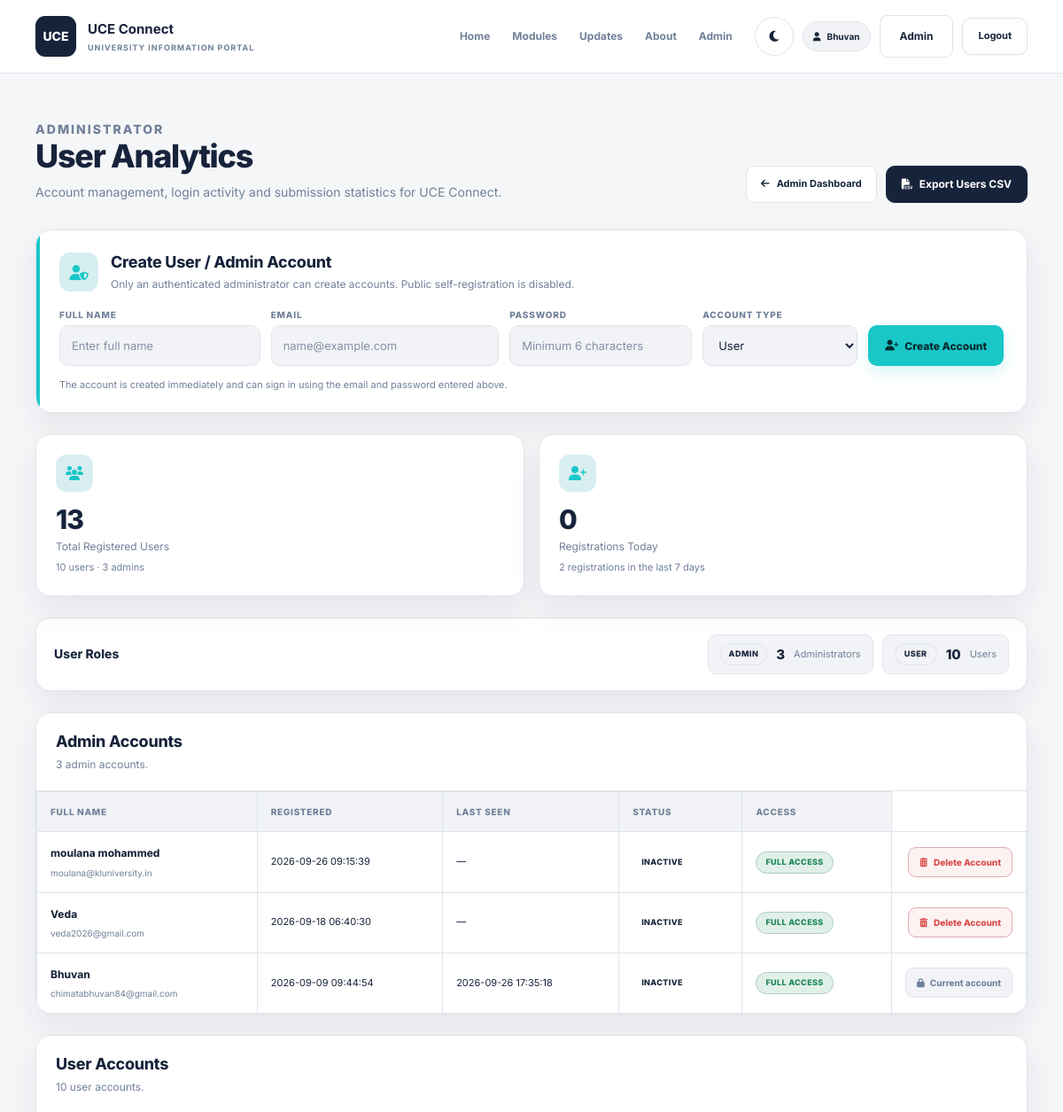
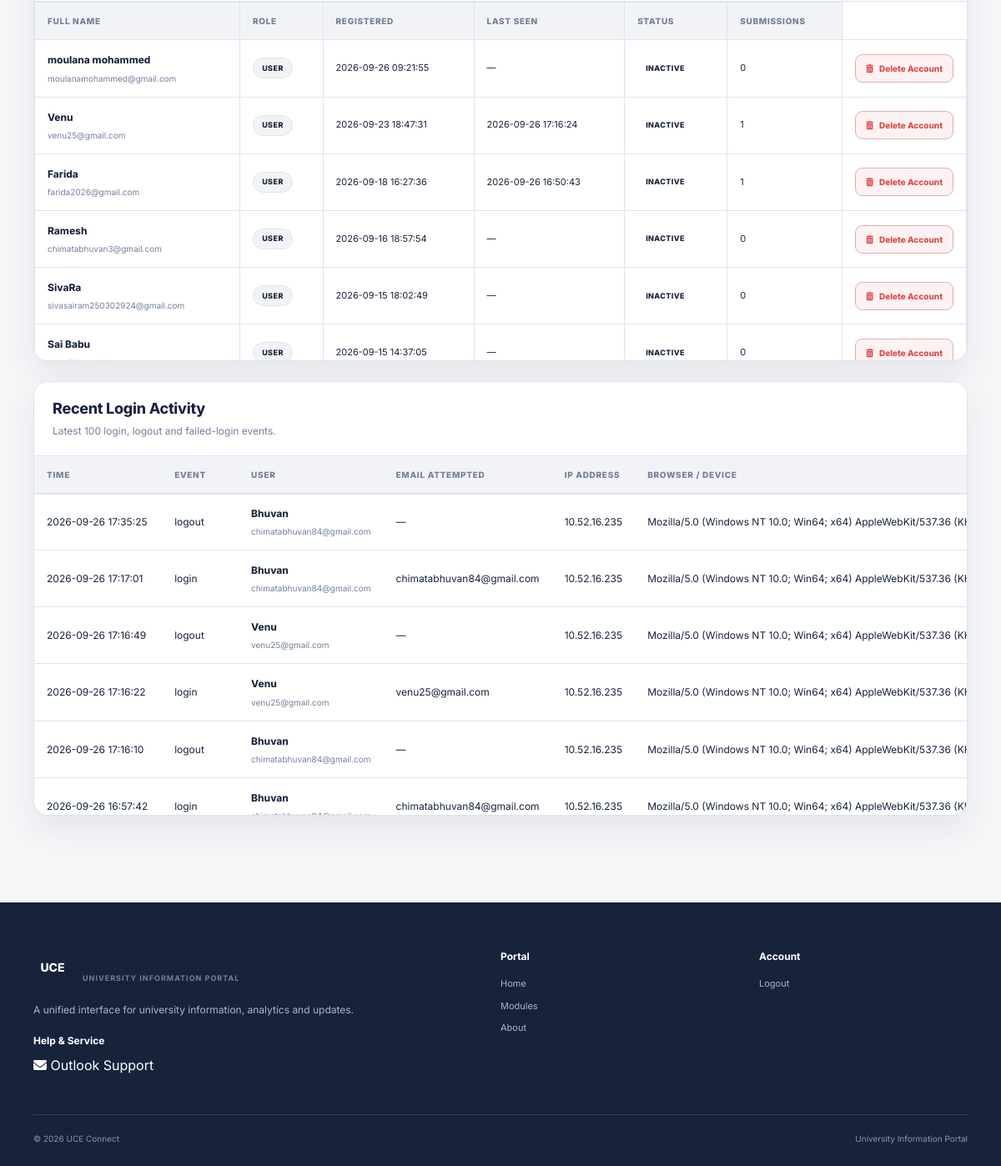
/admin/users (signed in), run on an earlier commit of the app's database (2 pictures, top to bottom).
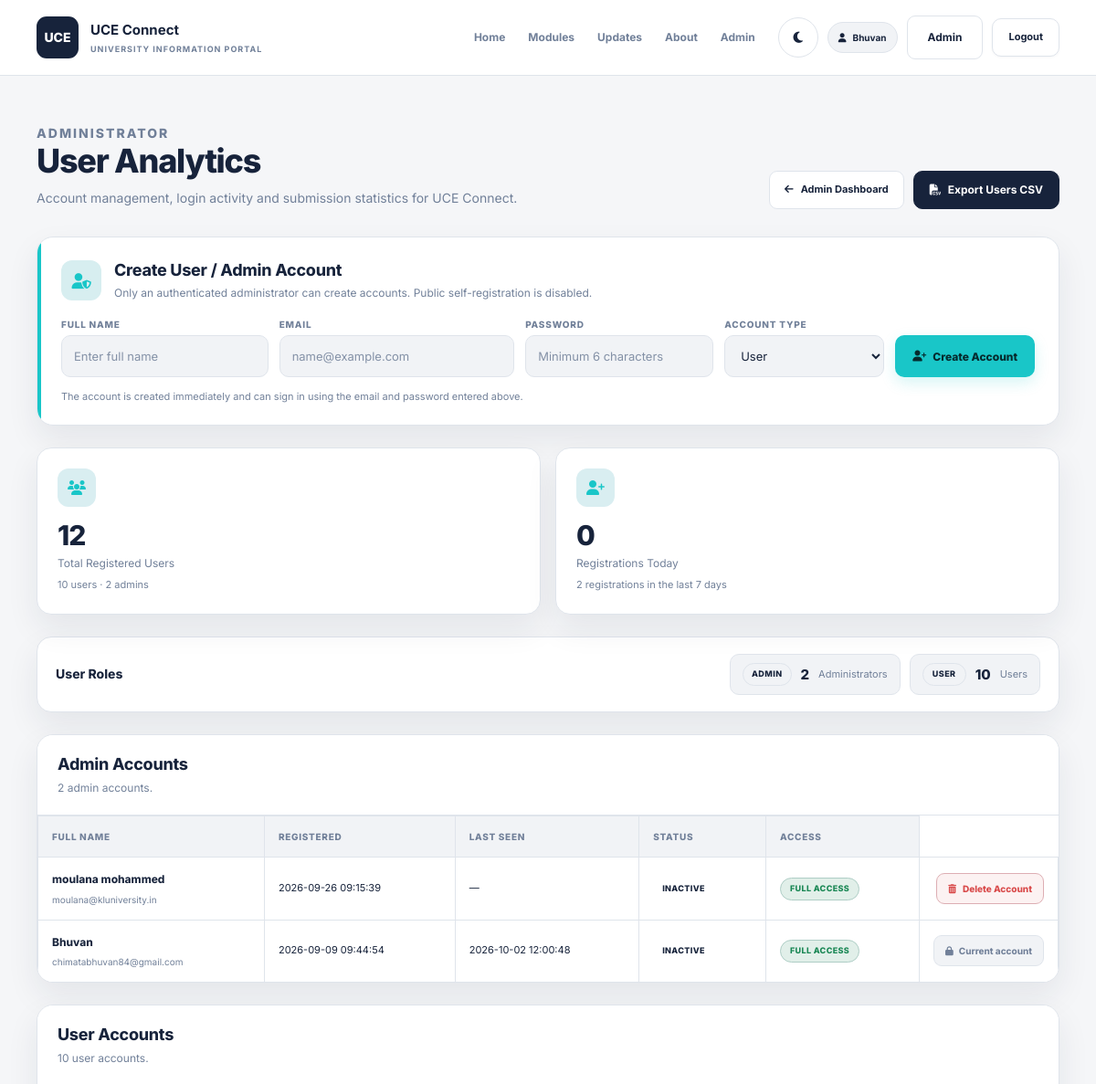
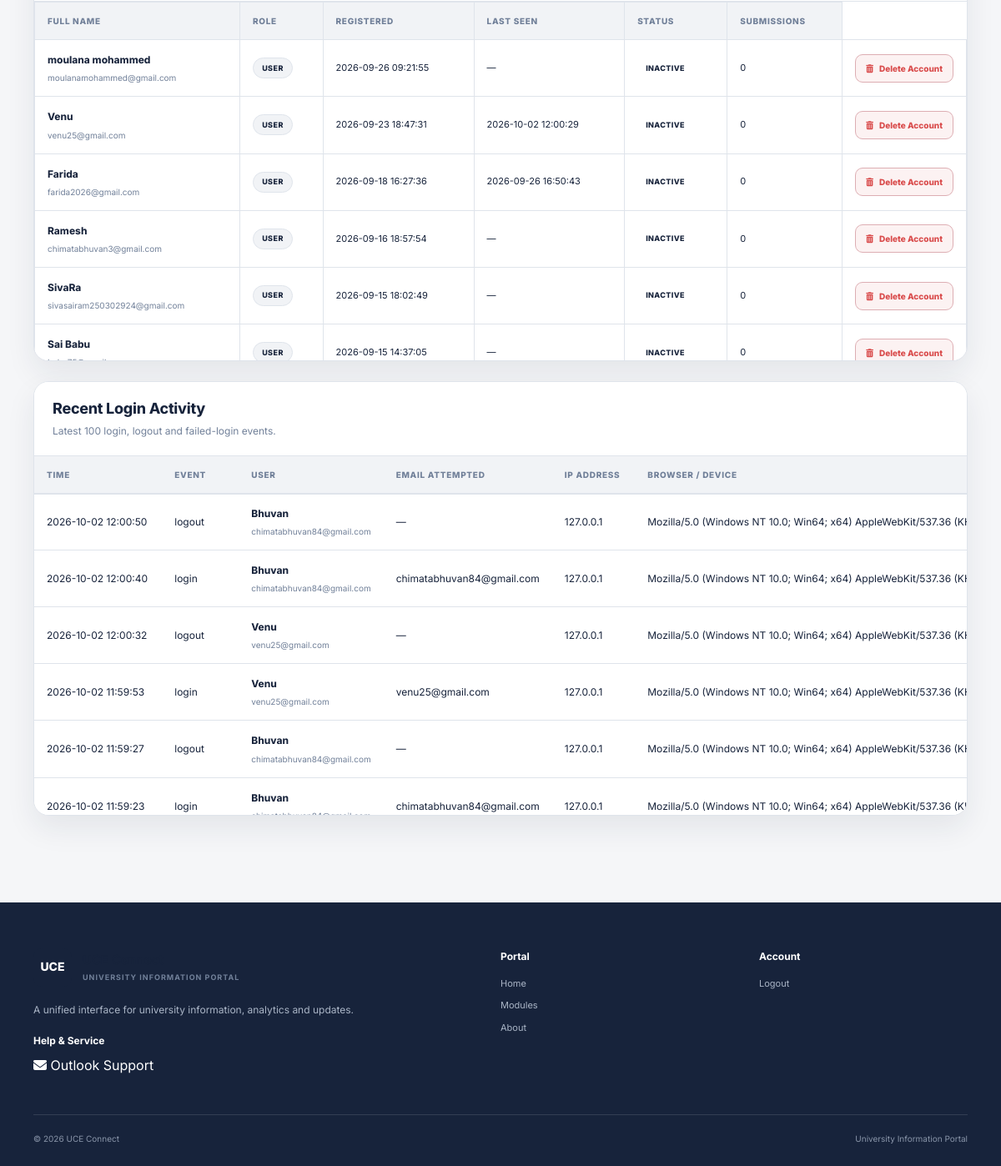
And on a later commit of the database (2 pictures, top to bottom).
### tables this page shows
CREATE TABLE users (

    id INTEGER PRIMARY KEY AUTOINCREMENT,

    name TEXT NOT NULL,

    email TEXT NOT NULL
        UNIQUE COLLATE NOCASE,

    password_hash TEXT NOT NULL,

    role TEXT NOT NULL
        CHECK(role IN ('user', 'admin')),

    created_at TEXT NOT NULL
        DEFAULT CURRENT_TIMESTAMP
, updated_at TIMESTAMP, "last_login_at" TIMESTAMP, "last_seen_at" TIMESTAMP);

CREATE TABLE login_activity (
            id INTEGER PRIMARY KEY AUTOINCREMENT,

            user_id INTEGER,

            event_type TEXT NOT NULL
                CHECK(event_type IN (
                    'login',
                    'logout',
                    'failed_login'
                )),

            event_time TIMESTAMP
                DEFAULT CURRENT_TIMESTAMP,

            email_attempted TEXT,

            ip_address TEXT,

            user_agent TEXT,

            FOREIGN KEY(user_id)
                REFERENCES users(id)
                ON DELETE CASCADE
        );

### routes/main.py (the view)
@main_bp.route("/admin/users")
@admin_required
def admin_users():
    analytics = get_user_analytics()
    return render_template(
        "admin_users.html",
        **analytics,
    )

### app.py (called while the page is built, shortened)
def _same_origin_state_change_guard():
    if request.method not in {"POST", "PUT", "PATCH", "DELETE"}:
        return

### database/db.py (called while the page is built, shortened)
def using_postgres():
    return bool(str(getattr(Config, "DATABASE_URL", "") or "").strip())

def get_connection():
    database_path = Path(Config.DATABASE_PATH)
    database_path.parent.mkdir(parents=True, exist_ok=True)
    raw = sqlite3.connect(
        str(database_path),
        timeout=30,
        check_same_thread=False,
    )
    raw.row_factory = sqlite3.Row
    raw.execute("PRAGMA foreign_keys = ON")
    raw.execute("PRAGMA journal_mode = WAL")
    raw.execute("PRAGMA synchronous = NORMAL")
    raw.execute("PRAGMA busy_timeout = 30000")
    return _DatabaseConnection(raw, "sqlite")

def _is_postgres(connection):
    return getattr(connection, "backend", "sqlite") == "postgres"

def _analytics_count(connection, sql, params=()):
    row = connection.execute(sql, params).fetchone()
    return int(row["total"] or 0)

    def execute(self, sql, params=None):
        if self.backend == "postgres":
            sql = self._translate_sql(sql)
        if params is None:
            return self._raw.execute(sql)
        return self._raw.execute(sql, params)

### templates/admin_users.html (shortened to what the changed rows need)
{% extends "base.html" %}
{% block content %}
<section class="user-analytics-page">
<div class="container">
    <div class="analytics-header">
        <div>
            <h1>
                User Analytics
            </h1>
        </div>
    </div>
    <section id="create-account" class="create-account-panel">
        <div class="create-account-heading">
            <div>
                <h2>Create User / Admin Account</h2>
            </div>
        </div>
    </section>
    <div class="analytics-stat-grid analytics-summary-grid">
        <div class="analytics-stat">
            <div class="icon">
                <i class="fa-solid fa-users"></i>
            </div>
            <strong>
                {{ "{:,}".format(stats.total_users) }}
            </strong>
            <span>
                Total Registered Users
            </span>
            <small>
                {{ stats.total_normal_users }}
                users ·
                {{ stats.total_admins }}
                admins
            </small>
        </div>
    </div>
    <div class="role-summary">
        <div class="role-summary-items">
            <div class="role-summary-item">
                <span class="role-badge">
                    ADMIN
                </span>
                <strong>
                    {{ stats.total_admins }}
                </strong>
                <span>
                    Administrators
                </span>
            </div>
        </div>
    </div>
    {% set admin_users =
        users
        | selectattr('role', 'equalto', 'admin')
        | list
    %}
    {% set normal_users =
        users
        | selectattr('role', 'equalto', 'user')
        | list
    %}
    <section
        id="admin-accounts"
        class="analytics-panel table-panel"
        style="margin-bottom:24px;"
    >
        <div class="table-panel-header">
            <div>
                <h2>
                    Admin Accounts
                </h2>
                <p
                    class="panel-subtitle"
                    style="margin-bottom:0;"
                >
                    {{ admin_users|length }}
                    admin account{{ '' if admin_users|length == 1 else 's' }}.
                </p>
            </div>
        </div>
        {% if admin_users %}
        <div class="table-wrapper role-table-scroll">
            <table class="analytics-table">
                <thead>
                    <tr>
                        <th>Full Name</th>
                        <th>Registered</th>
                        <th>Last Seen</th>
                        <th>Status</th>
                        <th>Access</th>
                    </tr>
                </thead>
                <tbody>
                {% for user in admin_users %}
                    <tr>
                        <td>
                            <div class="user-name">
                                {{ user.name }}
                            </div>
                            <div class="user-email">
                                {{ user.email }}
                            </div>
                        </td>
                        <td>
                            {{ user.created_at or "—" }}
                        </td>
                        <td>
                            {{ user.last_seen_at or "—" }}
                        </td>
                        <td>
                            {% if user.is_active %}
                                <span class="status-badge status-online">
                                    Online
                                </span>
                            {% else %}
                                <span class="status-badge status-offline">
                                    Inactive
                                </span>
                            {% endif %}
                        </td>
                        <td>
                            <span class="status-badge status-online">
                                Full Access
                            </span>
                        </td>
                        <td class="account-actions-cell">
                            {% if user.id == session.get('user_id') %}
                                <span
                                    class="delete-account-disabled"
                                    title="You cannot delete the administrator account you are currently using."
                                >
                                    <i class="fa-solid fa-lock"></i>
                                    Current account
                                </span>
                            {% else %}
                                <form
                                    class="delete-account-form"
                                    method="POST"
                                    action="{{ url_for('main.admin_delete_user', user_id=user.id) }}"
                                    onsubmit="return confirm('Delete the administrator account for {{ user.name|e }}? This action cannot be undone.');"
                                >
                                    <button
                                        class="delete-account-button"
                                        type="submit"
                                        title="Delete administrator account"
                                    >
                                        <i class="fa-solid fa-trash-can"></i>
                                        Delete Account
                                    </button>
                                </form>
                            {% endif %}
                        </td>
                    </tr>
                {% endfor %}
                </tbody>
            </table>
        </div>
        {% else %}
            <div class="empty-state">
                No administrator accounts are registered.
            </div>
        {% endif %}
    </section>
    <section
        class="analytics-panel table-panel"
        style="margin-bottom:24px;"
    >
        <div class="table-panel-header">
            <div>
                <h2>
                    User Accounts
                </h2>
            </div>
        </div>
        {% if normal_users %}
        <div class="table-wrapper role-table-scroll">
            <table class="analytics-table">
                <thead>
                    <tr>
                        <th>Full Name</th>
                        <th>Role</th>
                        <th>Registered</th>
                        <th>Last Seen</th>
                        <th>Status</th>
                        <th>Submissions</th>
                    </tr>
                </thead>
                <tbody>
                {% for user in normal_users %}
                    <tr>
                        <td>
                            <div class="user-name">
                                {{ user.name }}
                            </div>
                            <div class="user-email">
                                {{ user.email }}
                            </div>
                        </td>
                        <td>
                            <span class="role-badge">
                                USER
                            </span>
                        </td>
                        <td>
                            {{ user.created_at or "—" }}
                        </td>
                        <td>
                            {{ user.last_seen_at or "—" }}
                        </td>
                        <td>
                            {% if user.is_active %}
                                <span class="status-badge status-online">
                                    Online
                                </span>
                            {% else %}
                                <span class="status-badge status-offline">
                                    Inactive
                                </span>
                            {% endif %}
                        </td>
                        <td>
                            {{ user.submission_count }}
                        </td>
                        <td class="account-actions-cell">
                            <form
                                class="delete-account-form"
                                method="POST"
                                action="{{ url_for('main.admin_delete_user', user_id=user.id) }}"
                                onsubmit="return confirm('Delete the user account for {{ user.name|e }}? The account cannot be recovered. Uploaded datasets will remain available but will no longer be linked to this account.');"
                            >
                                <button
                                    class="delete-account-button"
                                    type="submit"
                                    title="Delete user account"
                                >
                                    <i class="fa-solid fa-trash-can"></i>
                                    Delete Account
                                </button>
                            </form>
                        </td>
                    </tr>
                {% endfor %}
                </tbody>
            </table>
        </div>
        {% else %}
            <div class="empty-state">
                No user accounts are registered.
            </div>
        {% endif %}
    </section>
    <section class="analytics-panel table-panel">
        <div class="table-panel-header">
            <div>
                <h2>
                    Recent Login Activity
                </h2>
            </div>
        </div>
        {% if recent_activity %}
        <div class="login-activity-scroll">
            <table
                class="analytics-table"
                style="min-width:900px;"
            >
                <thead>
                    <tr>
                        <th>
                            Time
                        </th>
                        <th>
                            Event
                        </th>
                        <th>
                            User
                        </th>
                        <th>
                            Email Attempted
                        </th>
                        <th>
                            IP Address
                        </th>
                        <th>
                            Browser / Device
                        </th>
                    </tr>
                </thead>
                <tbody>
                {% for event in recent_activity %}
                    <tr>
                        <td>
                            {{ event.event_time }}
                        </td>
                        <td>
                            <span
                                class="event-badge event-{{ event.event_type }}"
                            >
                                {{ event.event_type.replace('_',' ') }}
                            </span>
                        </td>
                        <td>
                            {% if event.name %}
                                <div class="user-name">
                                    {{ event.name }}
                                </div>
                                <div class="user-email">
                                    {{ event.email }}
                                </div>
                            {% else %}
                                —
                            {% endif %}
                        </td>
                        <td>
                            {{ event.email_attempted or "—" }}
                        </td>
                        <td>
                            {{ event.ip_address or "—" }}
                        </td>
                        <td
                            title="{{ event.user_agent or '' }}"
                        >
                            {{ (event.user_agent or "—")[:80] }}
                        </td>
                    </tr>
                {% endfor %}
                </tbody>
            </table>
        </div>
        {% else %}
            <div class="empty-state">
                No login activity has been recorded yet.
            </div>
        {% endif %}
    </section>
</div>
</section>
{% endblock %}

### templates/base.html (shortened to what the changed rows need)
<!DOCTYPE html>
<html lang="en">
<head>
    <link
        rel="stylesheet"
        href="https://cdnjs.cloudflare.com/ajax/libs/font-awesome/6.5.2/css/all.min.css"
    >
    <link
        rel="stylesheet"
        href="{{ url_for('static', filename='style.css') }}"
    >
</head>
<body
    data-role="{{ current_user.role if current_user else 'guest' }}"
    class="{% if current_user and current_user.role == 'admin' %}admin-mode{% endif %}"
>
    <header class="site-header">
        <div class="container navigation">
            <div class="header-actions">
                <button
                    class="theme-toggle"
                    id="themeToggle"
                    type="button"
                    aria-label="Switch to dark mode"
                    title="Switch to dark mode"
                >
                    <i class="fa-solid fa-moon"></i>
                </button>
                {% if current_user %}
                    <span class="user-pill">
                        <i class="fa-solid fa-user"></i>
                        {{ current_user.name }}
                    </span>
                    {% if current_user.role == 'admin' %}
                        <a
                            href="{{ url_for('main.admin') }}"
                            class="header-button secondary-button"
                        >
                            Admin
                        </a>
                    {% endif %}
                    <a
                        href="{{ url_for('main.logout') }}"
                        class="header-button secondary-button"
                    >
                        Logout
                    </a>
                {% endif %}
            </div>
        </div>
    </header>
    <main>
        {% block content %}
        {% endblock %}
    </main>
</body>
</html>

What changed in the data, as far as the page shows it:
removed users: name "Veda", email "veda2026@gmail.com", created_at "2026-09-18 06:40:30", last_seen_at "—", shown under "Admin Accounts"
no longer on this page (row unchanged): login_activity: event_time "2026-09-26 17:35:25", event_type.replace "logout", name "Bhuvan", email "chimatabhuvan84@gmail.com", email_attempted "—", ip_address "10.52.16.235", user_agent "Mozilla/5.0 (Windows NT 10.0; Win64; x64) AppleWebKit/537.36…"
no longer on this page (row unchanged): login_activity: event_time "2026-09-26 17:17:01", event_type.replace "login", name "Bhuvan", email "chimatabhuvan84@gmail.com", email_attempted "chimatabhuvan84@gmail.com", ip_address "10.52.16.235", user_agent "Mozilla/5.0 (Windows NT 10.0; Win64; x64) AppleWebKit/537.36…"
no longer on this page (row unchanged): login_activity: event_time "2026-09-26 17:16:49", event_type.replace "logout", name "Venu", email "venu25@gmail.com", email_attempted "—", ip_address "10.52.16.235", user_agent "Mozilla/5.0 (Windows NT 10.0; Win64; x64) AppleWebKit/537.36…"
no longer on this page (row unchanged): login_activity: event_time "2026-09-26 17:16:22", event_type.replace "login", name "Venu", email "venu25@gmail.com", email_attempted "venu25@gmail.com", ip_address "10.52.16.235", user_agent "Mozilla/5.0 (Windows NT 10.0; Win64; x64) AppleWebKit/537.36…"
no longer on this page (row unchanged): login_activity: event_time "2026-09-26 17:16:10", event_type.replace "logout", name "Bhuvan", email "chimatabhuvan84@gmail.com", email_attempted "—", ip_address "10.52.16.235", user_agent "Mozilla/5.0 (Windows NT 10.0; Win64; x64) AppleWebKit/537.36…"
no longer on this page (row unchanged): login_activity: event_time "2026-09-26 16:57:42", event_type.replace "login", name "Bhuvan", email_attempted "chimatabhuvan84@gmail.com", ip_address "10.52.16.235", user_agent "Mozilla/5.0 (Windows NT 10.0; Win64; x64) AppleWebKit/537.36…"
changed users "Bhuvan": last_seen_at "2026-09-26 17:35:18" → "2026-10-02 12:00:48"
changed users "Venu": last_seen_at "2026-09-26 17:16:24" → "2026-10-02 12:00:29"; submission_count "1" → "0"
computed for users "Farida": submission_count "1" → "0"
added login_activity: event_time "2026-10-02 12:00:50", event_type.replace "logout", name "Bhuvan", email "chimatabhuvan84@gmail.com", email_attempted "—", ip_address "127.0.0.1", user_agent "Mozilla/5.0 (Windows NT 10.0; Win64; x64) AppleWebKit/537.36…"
added login_activity: event_time "2026-10-02 12:00:40", event_type.replace "login", name "Bhuvan", email "chimatabhuvan84@gmail.com", email_attempted "chimatabhuvan84@gmail.com", ip_address "127.0.0.1", user_agent "Mozilla/5.0 (Windows NT 10.0; Win64; x64) AppleWebKit/537.36…"
added login_activity: event_time "2026-10-02 12:00:32", event_type.replace "logout", name "Venu", email "venu25@gmail.com", email_attempted "—", ip_address "127.0.0.1", user_agent "Mozilla/5.0 (Windows NT 10.0; Win64; x64) AppleWebKit/537.36…"
added login_activity: event_time "2026-10-02 11:59:53", event_type.replace "login", name "Venu", email "venu25@gmail.com", email_attempted "venu25@gmail.com", ip_address "127.0.0.1", user_agent "Mozilla/5.0 (Windows NT 10.0; Win64; x64) AppleWebKit/537.36…"
added login_activity: event_time "2026-10-02 11:59:27", event_type.replace "logout", name "Bhuvan", email "chimatabhuvan84@gmail.com", email_attempted "—", ip_address "127.0.0.1", user_agent "Mozilla/5.0 (Windows NT 10.0; Win64; x64) AppleWebKit/537.36…"
added login_activity: event_time "2026-10-02 11:59:23", event_type.replace "login", name "Bhuvan", email_attempted "chimatabhuvan84@gmail.com", ip_address "127.0.0.1", user_agent "Mozilla/5.0 (Windows NT 10.0; Win64; x64) AppleWebKit/537.36…"
Also different on the page:
{{ "{:,}".format(stats.total_users) }}: "13" → "12"
{{ stats.total_admins }}: "3" → "2"
{{ admin_users|length }}: "3" → "2"
